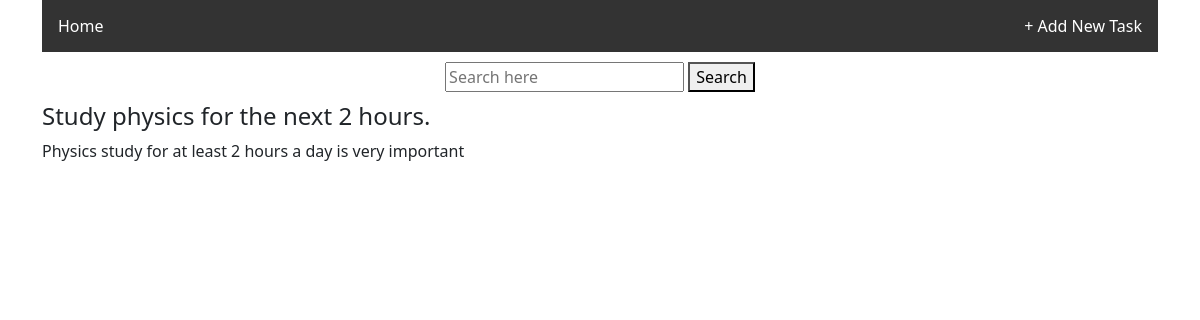
The app's page /11/ with its own data.
### todoapp/models.py (models this page shows, shortened)
class Item(models.Model):
    task = models.CharField(max_length=150)
    task_description = models.TextField()

### todoapp/views.py (the view)
# urls.py: path("<int:pk>/", TaskDetailView.as_view(),name="task_detail"),
class TaskDetailView(DetailView):
	model = Item
	template_name = 'todoapp/taskdescription.html'

### todoapp/templates/todoapp/taskdescription.html
{% extends 'todoapp/home.html'%}
{% block content%}
	<div class="container">
		<h4>{{item.task}}</h4>
		<p>
			{{item.task_description}}
		</p>
	</div>
{%endblock content%}

### records on screen
Item: task "Study physics for the next 2 hours.", task_description "Physics study for at least 2 hours a day is very important"
